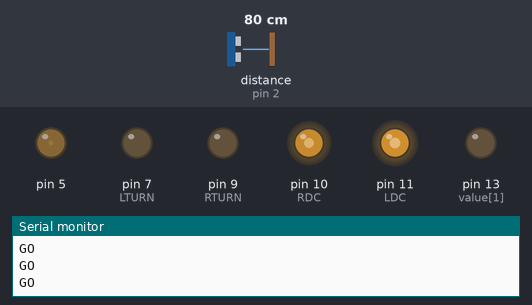
Recording of a sketch running on a simulated Arduino Uno, built with avr-gcc and run on an emulated ATmega328P. Shown: output pins drawn as LEDs (lit = HIGH), the last lines printed to the serial monitor. Wiring (inferred from the names in the program): ultrasonic range finder: trigger pin 4; echo pin 2. Dashed ring = blinking. The test bench sets the inputs (shaded band); at power-on: distance to the obstacle (sensor on pin 2) 80 cm. The echo pulse lasts 58.3 µs per cm; pins used as bus, display or sensor lines are not drawn.

Above: at 1.2 s.
1.3 s: distance to the obstacle (sensor on pin 2) set to 23 cm
4.3 s: distance to the obstacle (sensor on pin 2) set to 19 cm
At 4.7 s:
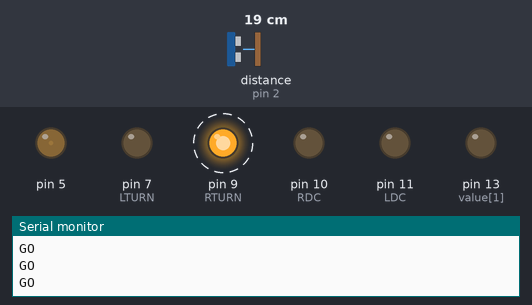
At 5.2 s:
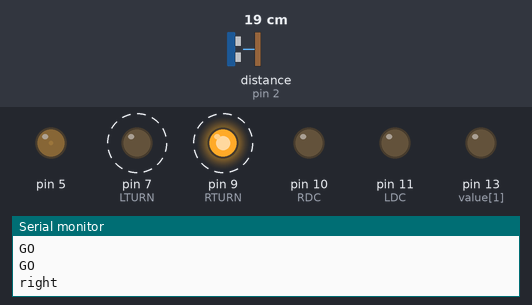
Timing chart, 0 to 13.3 s (numbered marks = the images above; inputs shaded):
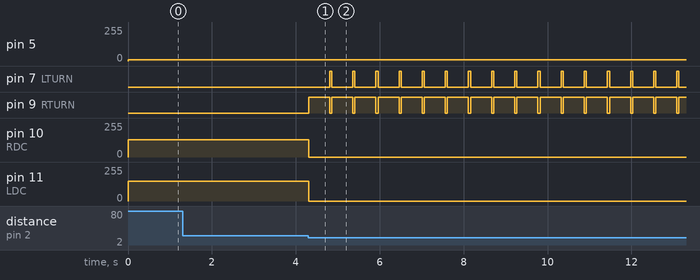

The sketch:

RobotTest4.ino
```cpp
#define LDC 11
#define RDC 10
#define LTURN 7
#define RTURN 9
#define TRIG 4
#define ECHO 2
//우회전 각도 조절


char value[5] = {11,13,7,9,4};

void GO();
void RIGHT();
void STOP();
void SR04();

float distance;

void setup() {
  for(int i=0;i<5;i++){
    pinMode(value[i],OUTPUT);
  }
  pinMode(ECHO,INPUT);
  pinMode(5,OUTPUT);
  Serial.begin(9600);
}

void loop() {
  SR04();
  if(distance < 20.0){
    RIGHT();
    Serial.print("right");
    Serial.println();
  }else{
    GO();
    Serial.print("GO");
    Serial.println();
  }
}

void SR04()
{
  digitalWrite(TRIG,LOW);
  digitalWrite(ECHO,LOW);
  delayMicroseconds(2);
  digitalWrite(TRIG,HIGH);
  delayMicroseconds(10);
  digitalWrite(TRIG,LOW);
  float duration =  pulseIn(ECHO,HIGH);
  distance = (float)duration / 29.0 / 2.0;
  //Serial.print(*distance);
  return;
}

void RIGHT()
{
  digitalWrite(LDC,LOW);
  digitalWrite(RDC,LOW);
  digitalWrite(LTURN,LOW);
  digitalWrite(RTURN,HIGH);
  delay(500);
  digitalWrite(LDC,LOW);
  digitalWrite(RDC,LOW);
  digitalWrite(LTURN,HIGH);
  digitalWrite(RTURN,LOW);
  delay(50);
  STOP();
  return;
}

void STOP()
{
  digitalWrite(LDC,HIGH);
  digitalWrite(RDC,HIGH);
  return;
}

void GO()
{
  analogWrite(LDC,150);
  analogWrite(RDC,130);
  digitalWrite(LTURN,LOW);
  digitalWrite(RTURN,LOW);
  analogWrite(5,10);
  return;
}
```

Measured:
- the behaviour switches between 21 and 20 cm on distance to the obstacle (sensor on pin 2) (found by bisection; images 0 and 1)
- after the input at 4.3 s, pin 7 (LTURN): alternates HIGH for 0.05 s and LOW for 0.50 s, starting after 0.50 s; pin 9 (RTURN): alternates HIGH for 0.50 s and LOW for 0.05 s, starting at once; pin 10 (RDC): 130/255 → 0/255 at once; pin 11 (LDC): 150/255 → 0/255 at once
